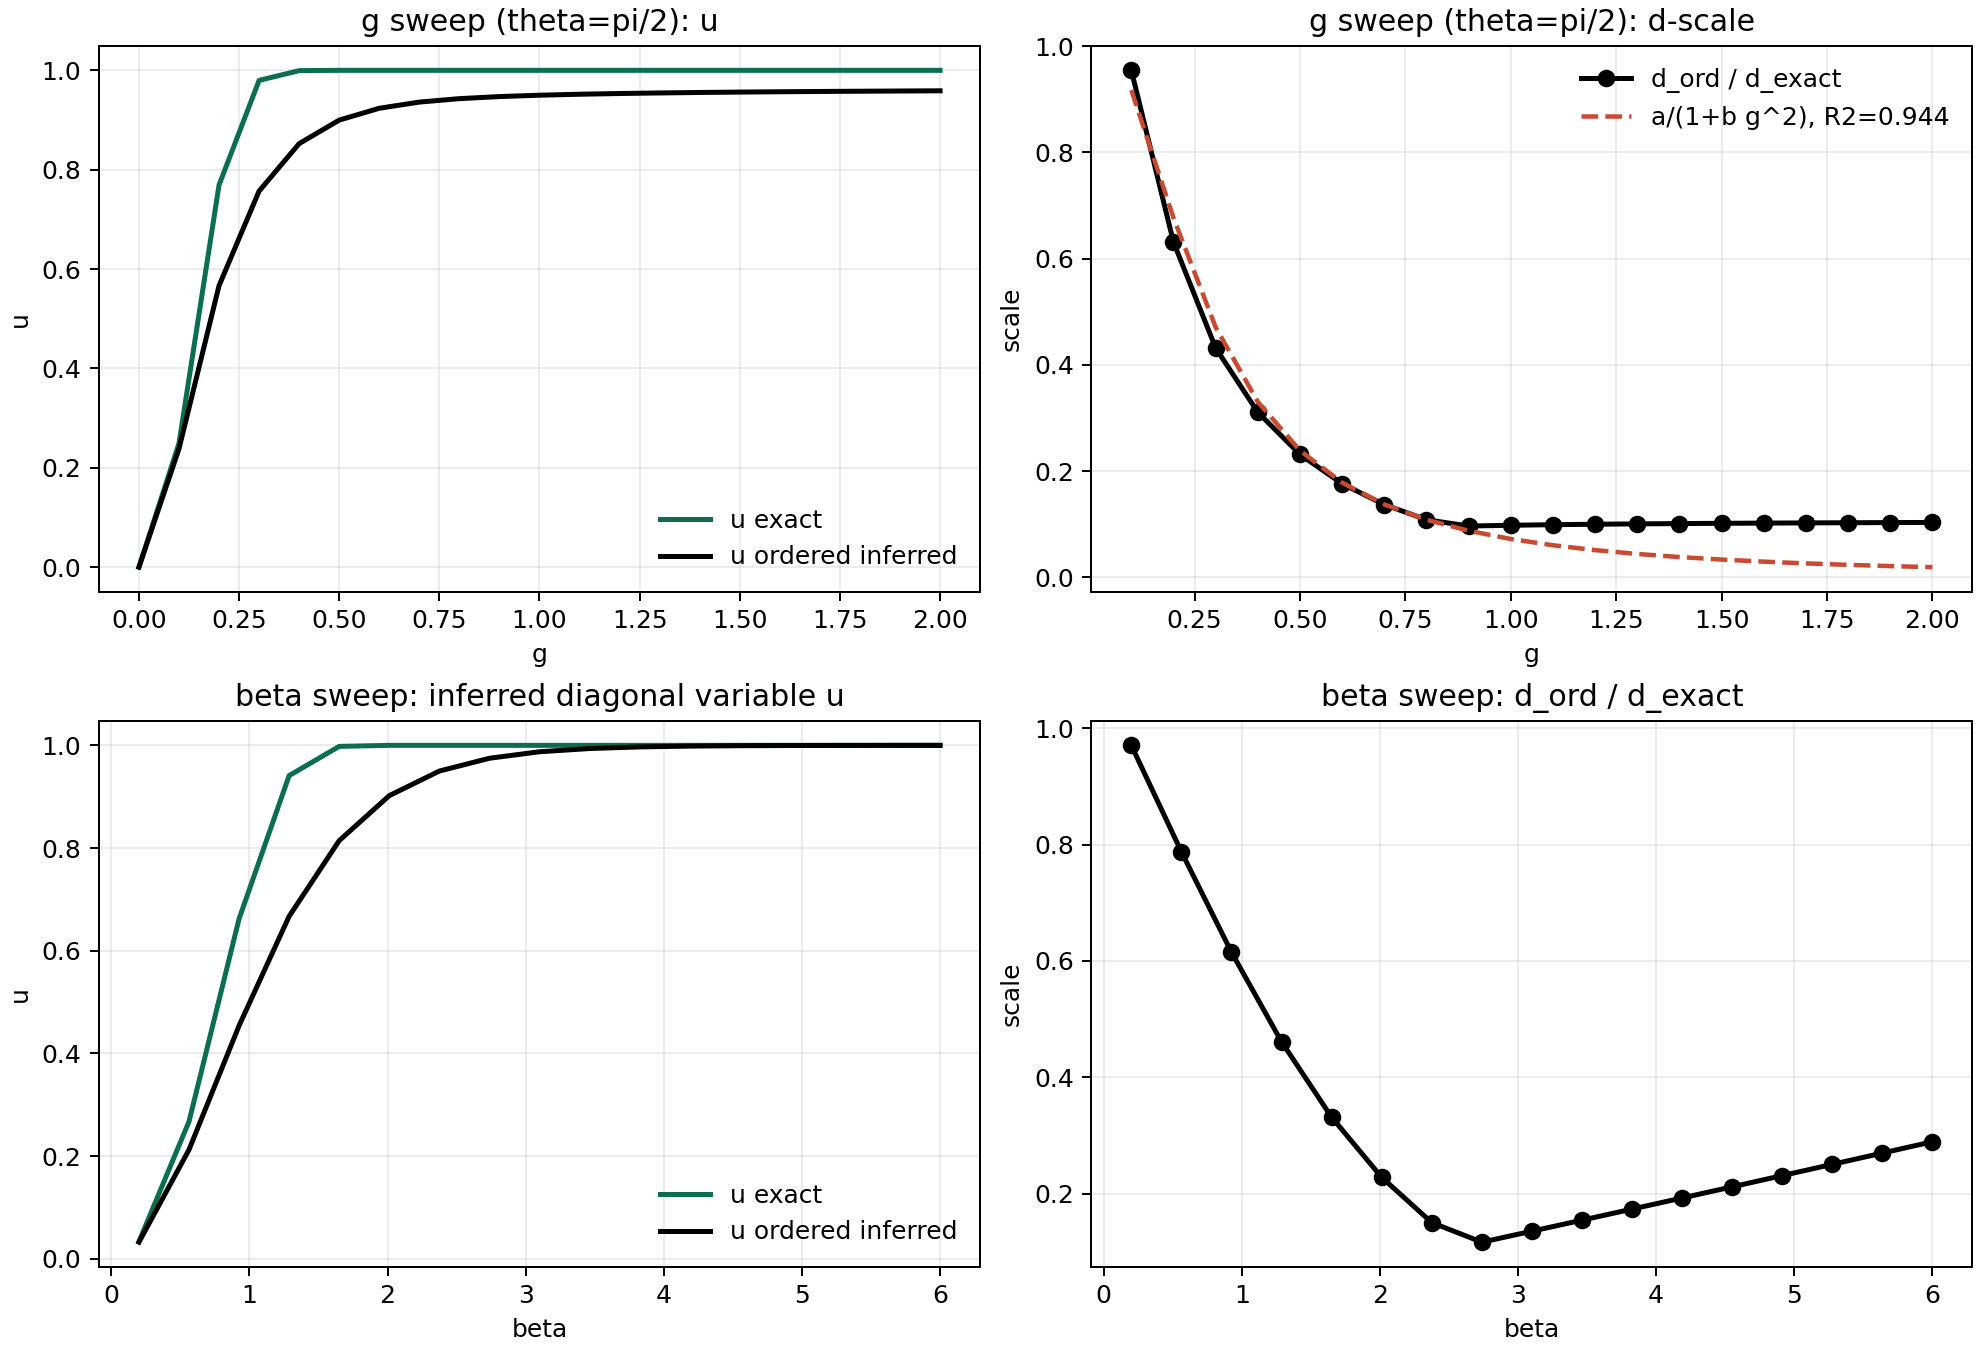

Here is the Python script that generated this plot:
"""
Diagonal-channel mismatch in rapidity coordinates.

Idea:
Population depends on u = gamma * Delta_z through
    m_z = (u - t) / (1 - u t),   t = tanh(a), a = beta*omega_q/2.
Hence from any rho_00 we can infer u, then d = atanh(u).

This script compares:
  d_exact = atanh(u_exact)  from analytic channels
  d_ord   = atanh(u_from_ordered_population)

and fits suppression trends.
"""

from __future__ import annotations

from dataclasses import dataclass
from pathlib import Path
from typing import Iterable

import matplotlib.pyplot as plt
import numpy as np
import pandas as pd

from hmf_model_comparison_standalone_codex_v1 import (
    BenchmarkConfig,
    extract_density,
    laplace_k0,
    ordered_gaussian_state,
    resonant_r0,
)


@dataclass
class Sweep:
    name: str
    param: str
    values: np.ndarray
    beta: float | None
    theta: float | None
    g: float | None


def _rmse(x: Iterable[float]) -> float:
    arr = np.asarray(list(x), dtype=float)
    return float(np.sqrt(np.mean(arr * arr))) if len(arr) else 0.0


def _clamp_u(u: float) -> float:
    return float(np.clip(u, np.nextafter(-1.0, 0.0), np.nextafter(1.0, 0.0)))


def _channels(cfg: BenchmarkConfig, g: float) -> tuple[float, float, float]:
    beta = float(cfg.beta)
    w = float(cfg.omega_q)
    c = float(np.cos(cfg.theta))
    s = float(np.sin(cfg.theta))
    g2 = float(g * g)

    k0_0 = laplace_k0(cfg, 0.0, 1201)
    k0_p = laplace_k0(cfg, w, 1201)
    k0_m = laplace_k0(cfg, -w, 1201)
    r_p = resonant_r0(cfg, w, 1201)
    r_m = resonant_r0(cfg, -w, 1201)

    sp = g2 * (c * s / w) * ((1.0 + np.exp(beta * w)) * k0_0 - 2.0 * k0_p)
    sm = g2 * (c * s / w) * ((1.0 + np.exp(-beta * w)) * k0_0 - 2.0 * k0_m)
    dz = g2 * (s * s) * 0.5 * (r_p - r_m)
    return float(sp), float(sm), float(dz)


def _u_exact(beta: float, omega_q: float, sp: float, sm: float, dz: float) -> float:
    q0 = float(np.sqrt(max(sp * sm, 0.0)))
    chi = float(np.hypot(dz, q0))
    if chi <= 1e-15:
        return float(dz)
    return float(np.tanh(chi) * dz / chi)


def _u_from_p00(p00: float, beta: float, omega_q: float) -> float:
    # p00 = (1 + m_z)/2, m_z = (u - t)/(1 - u t)
    # invert: u = (m_z + t)/(1 + m_z t)
    a = 0.5 * beta * omega_q
    t = float(np.tanh(a))
    mz = float(2.0 * p00 - 1.0)
    den = 1.0 + mz * t
    if abs(den) < 1e-15:
        den = 1e-15 if den >= 0.0 else -1e-15
    return _clamp_u((mz + t) / den)


def _fit_scale_g2(g: np.ndarray, y: np.ndarray) -> tuple[float, float, float]:
    mask = np.isfinite(g) & np.isfinite(y)
    g = g[mask]
    y = y[mask]
    if len(g) == 0:
        return float("nan"), float("nan"), float("nan")
    # fit y ~ a/(1+b g^2), b via grid search, a linear for fixed b
    best = None
    g2 = g * g
    for b in np.linspace(0.0, 20.0, 801):
        u = 1.0 / (1.0 + b * g2)
        den = float(np.dot(u, u))
        if den <= 1e-15:
            continue
        a = float(np.dot(y, u) / den)
        yhat = a * u
        err = float(np.mean((y - yhat) ** 2))
        if best is None or err < best[0]:
            best = (err, a, b, yhat)
    assert best is not None
    err, a, b, yhat = best
    ss_tot = float(np.sum((y - np.mean(y)) ** 2))
    r2 = float(1.0 - np.sum((y - yhat) ** 2) / ss_tot) if ss_tot > 1e-15 else np.nan
    return float(a), float(b), float(r2)


def main() -> None:
    out_dir = Path(__file__).resolve().parent
    scan_csv = out_dir / "hmf_diagonal_rapidity_mismatch_scan_codex_v18.csv"
    summary_csv = out_dir / "hmf_diagonal_rapidity_mismatch_summary_codex_v18.csv"
    fig_png = out_dir / "hmf_diagonal_rapidity_mismatch_codex_v18.png"
    log_md = out_dir / "hmf_diagonal_rapidity_mismatch_log_codex_v18.md"

    sweeps = [
        Sweep(
            name="g_beta2_theta_pi2",
            param="g",
            values=np.linspace(0.0, 2.0, 21),
            beta=2.0,
            theta=float(np.pi / 2.0),
            g=None,
        ),
        Sweep(
            name="g_beta2_theta_pi4",
            param="g",
            values=np.linspace(0.0, 2.0, 21),
            beta=2.0,
            theta=float(np.pi / 4.0),
            g=None,
        ),
        Sweep(
            name="beta_theta_pi2_g05",
            param="beta",
            values=np.linspace(0.2, 6.0, 17),
            beta=None,
            theta=float(np.pi / 2.0),
            g=0.5,
        ),
    ]

    rows: list[dict[str, float | str]] = []
    for sw in sweeps:
        for p in sw.values:
            beta = float(p) if sw.param == "beta" else float(sw.beta)
            theta = float(p) if sw.param == "theta" else float(sw.theta)
            g = float(p) if sw.param == "g" else float(sw.g)
            cfg = BenchmarkConfig(
                beta=beta,
                omega_q=2.0,
                theta=theta,
                n_modes=40,
                n_cut=1,
                omega_min=0.1,
                omega_max=10.0,
                q_strength=5.0,
                tau_c=0.5,
            )

            sp, sm, dz = _channels(cfg, g)
            u_ex = _clamp_u(_u_exact(beta, cfg.omega_q, sp, sm, dz))
            d_ex = float(np.arctanh(u_ex))

            p00_ord, _p11_ord, _coh_ord = extract_density(ordered_gaussian_state(cfg, g))
            u_ord = _u_from_p00(p00_ord, beta, cfg.omega_q)
            d_ord = float(np.arctanh(u_ord))

            scale = d_ord / d_ex if abs(d_ex) > 1e-15 else np.nan
            rows.append(
                {
                    "sweep": sw.name,
                    "param_name": sw.param,
                    "param": float(p),
                    "beta": beta,
                    "theta": theta,
                    "g": g,
                    "delta_z_exact": dz,
                    "u_exact": u_ex,
                    "u_ordered_inferred": u_ord,
                    "d_exact": d_ex,
                    "d_ordered_inferred": d_ord,
                    "d_scale_ordered_over_exact": scale,
                    "d_diff_ordered_minus_exact": d_ord - d_ex,
                }
            )

    df = pd.DataFrame.from_records(rows).sort_values(["sweep", "param"]).reset_index(drop=True)

    summary_rows: list[dict[str, float | str]] = []
    for sweep, grp in df.groupby("sweep"):
        summary_rows.append(
            {
                "sweep": str(sweep),
                "rmse_u": _rmse(grp["u_ordered_inferred"] - grp["u_exact"]),
                "rmse_d": _rmse(grp["d_diff_ordered_minus_exact"]),
                "scale_median": float(np.nanmedian(grp["d_scale_ordered_over_exact"])),
                "scale_min": float(np.nanmin(grp["d_scale_ordered_over_exact"])),
                "scale_max": float(np.nanmax(grp["d_scale_ordered_over_exact"])),
            }
        )

    # Fit suppression vs g for coupling sweeps
    fit_results: dict[str, tuple[float, float, float]] = {}
    for sweep_name in ("g_beta2_theta_pi2", "g_beta2_theta_pi4"):
        g_grp = df[df["sweep"] == sweep_name].copy()
        g = g_grp["g"].to_numpy(dtype=float)
        y = g_grp["d_scale_ordered_over_exact"].to_numpy(dtype=float)
        a_fit, b_fit, r2_fit = _fit_scale_g2(g, y)
        fit_results[sweep_name] = (a_fit, b_fit, r2_fit)
        summary_rows.append(
            {
                "sweep": f"fit_{sweep_name}",
                "rmse_u": np.nan,
                "rmse_d": np.nan,
                "scale_median": a_fit,
                "scale_min": b_fit,
                "scale_max": r2_fit,
            }
        )

    summary = pd.DataFrame.from_records(summary_rows)
    df.to_csv(scan_csv, index=False)
    summary.to_csv(summary_csv, index=False)

    fig, axes = plt.subplots(2, 2, figsize=(11, 7.5), constrained_layout=True)

    # g sweep (theta=pi/2): u
    g2_grp = df[df["sweep"] == "g_beta2_theta_pi2"].copy()
    ax = axes[0, 0]
    ax.plot(g2_grp["g"], g2_grp["u_exact"], color="#0B6E4F", linewidth=2.0, label="u exact")
    ax.plot(g2_grp["g"], g2_grp["u_ordered_inferred"], color="black", linewidth=2.0, label="u ordered inferred")
    ax.set_title("g sweep (theta=pi/2): u")
    ax.set_xlabel("g")
    ax.set_ylabel("u")
    ax.grid(alpha=0.25)
    ax.legend(frameon=False)

    # g sweep (theta=pi/2): d-scale + fit
    ax = axes[0, 1]
    g = g2_grp["g"].to_numpy(dtype=float)
    y = g2_grp["d_scale_ordered_over_exact"].to_numpy(dtype=float)
    mask = np.isfinite(g) & np.isfinite(y)
    g_fit = g[mask]
    y_fit = y[mask]
    a_fit, b_fit, r2_fit = fit_results["g_beta2_theta_pi2"]
    yhat = a_fit / (1.0 + b_fit * g_fit * g_fit) if np.isfinite(a_fit) and np.isfinite(b_fit) else np.full_like(g_fit, np.nan)
    ax.plot(g_fit, y_fit, "o-", color="black", linewidth=2.0, label="d_ord / d_exact")
    ax.plot(g_fit, yhat, "--", color="#C84B31", linewidth=1.8, label=f"a/(1+b g^2), R2={r2_fit:.3f}")
    ax.set_title("g sweep (theta=pi/2): d-scale")
    ax.set_xlabel("g")
    ax.set_ylabel("scale")
    ax.grid(alpha=0.25)
    ax.legend(frameon=False)

    # beta sweep: u
    b_grp = df[df["sweep"] == "beta_theta_pi2_g05"].copy()
    ax = axes[1, 0]
    ax.plot(b_grp["beta"], b_grp["u_exact"], color="#0B6E4F", linewidth=2.0, label="u exact")
    ax.plot(b_grp["beta"], b_grp["u_ordered_inferred"], color="black", linewidth=2.0, label="u ordered inferred")
    ax.set_title("beta sweep: inferred diagonal variable u")
    ax.set_xlabel("beta")
    ax.set_ylabel("u")
    ax.grid(alpha=0.25)
    ax.legend(frameon=False)

    # beta sweep: d scale
    ax = axes[1, 1]
    ax.plot(b_grp["beta"], b_grp["d_scale_ordered_over_exact"], "o-", color="black", linewidth=2.0)
    ax.set_title("beta sweep: d_ord / d_exact")
    ax.set_xlabel("beta")
    ax.set_ylabel("scale")
    ax.grid(alpha=0.25)

    fig.savefig(fig_png, dpi=180)
    plt.close(fig)

    lines: list[str] = []
    lines.append("# Diagonal Rapidity Mismatch (Codex v18)")
    lines.append("")
    lines.append("Population channel reparameterized via u and d=atanh(u).")
    lines.append("")
    lines.append("| sweep | rmse_u | rmse_d | scale_median | scale_min | scale_max |")
    lines.append("|---|---:|---:|---:|---:|---:|")
    for _, r in summary.iterrows():
        lines.append(
            f"| {r['sweep']} | {r['rmse_u'] if pd.notna(r['rmse_u']) else np.nan:.6f} | "
            f"{r['rmse_d'] if pd.notna(r['rmse_d']) else np.nan:.6f} | "
            f"{r['scale_median']:.6f} | {r['scale_min']:.6f} | {r['scale_max']:.6f} |"
        )
    lines.append("")
    for name in ("g_beta2_theta_pi2", "g_beta2_theta_pi4"):
        a_fit, b_fit, r2_fit = fit_results[name]
        lines.append(
            f"{name} suppression fit: scale(g) ~ a/(1+b g^2), a={a_fit:.6f}, b={b_fit:.6f}, R2={r2_fit:.6f}."
        )
    log_md.write_text("\n".join(lines), encoding="utf-8")

    print("Wrote:", scan_csv.name)
    print("Wrote:", summary_csv.name)
    print("Wrote:", fig_png.name)
    print("Wrote:", log_md.name)
    print("")
    print(summary.to_string(index=False))
    print("")
    for name in ("g_beta2_theta_pi2", "g_beta2_theta_pi4"):
        a_fit, b_fit, r2_fit = fit_results[name]
        print(f"fit({name}): a={a_fit:.6f}, b={b_fit:.6f}, R2={r2_fit:.6f}")


if __name__ == "__main__":
    main()
